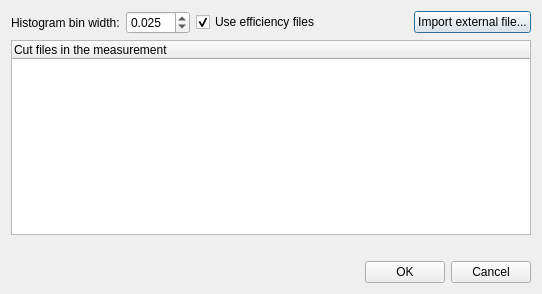
<?xml version="1.0" encoding="UTF-8"?>
<ui version="4.0">
 <class>Dialog</class>
 <widget class="QDialog" name="Dialog">
  <property name="geometry">
   <rect>
    <x>0</x>
    <y>0</y>
    <width>542</width>
    <height>294</height>
   </rect>
  </property>
  <property name="windowTitle">
   <string>Create Energy Spectra</string>
  </property>
  <layout class="QGridLayout" name="gridLayout">
   <item row="2" column="0">
    <layout class="QVBoxLayout" name="verticalLayout">
     <item>
      <layout class="QHBoxLayout" name="horizontalLayout">
       <item>
        <widget class="QLabel" name="histogramTicksLabel">
         <property name="text">
          <string>Histogram bin width:</string>
         </property>
        </widget>
       </item>
       <item>
        <widget class="QDoubleSpinBox" name="histogramTicksDoubleSpinBox">
         <property name="toolTip">
          <string>Define energy spectrum graph's bin width.</string>
         </property>
         <property name="decimals">
          <number>3</number>
         </property>
         <property name="maximum">
          <double>10.000000000000000</double>
         </property>
         <property name="singleStep">
          <double>0.001000000000000</double>
         </property>
         <property name="value">
          <double>0.025000000000000</double>
         </property>
        </widget>
       </item>
       <item>
        <widget class="QCheckBox" name="use_eff_checkbox">
         <property name="toolTip">
          <string>&lt;html&gt;&lt;head/&gt;&lt;body&gt;&lt;p&gt;Determines whether efficiencies are taken into account when plotting measured spectra.&lt;/p&gt;&lt;/body&gt;&lt;/html&gt;</string>
         </property>
         <property name="text">
          <string>Use efficiency files</string>
         </property>
         <property name="checked">
          <bool>true</bool>
         </property>
        </widget>
       </item>
       <item>
        <spacer name="horizontalSpacer">
         <property name="orientation">
          <enum>Qt::Horizontal</enum>
         </property>
         <property name="sizeHint" stdset="0">
          <size>
           <width>40</width>
           <height>20</height>
          </size>
         </property>
        </spacer>
       </item>
       <item>
        <widget class="QPushButton" name="importPushButton">
         <property name="text">
          <string>Import external file...</string>
         </property>
        </widget>
       </item>
      </layout>
     </item>
     <item>
      <layout class="QGridLayout" name="gridLayout_2">
       <item row="0" column="0">
        <widget class="QTreeWidget" name="treeWidget">
         <column>
          <property name="text">
           <string>Cut files in the measurement</string>
          </property>
         </column>
        </widget>
       </item>
      </layout>
     </item>
     <item>
      <widget class="QLabel" name="label_efficiency_files">
       <property name="text">
        <string/>
       </property>
      </widget>
     </item>
     <item>
      <layout class="QHBoxLayout" name="horizontalLayout_2">
       <item>
        <spacer name="horizontalSpacer_2">
         <property name="orientation">
          <enum>Qt::Horizontal</enum>
         </property>
         <property name="sizeHint" stdset="0">
          <size>
           <width>40</width>
           <height>20</height>
          </size>
         </property>
        </spacer>
       </item>
       <item>
        <widget class="QLabel" name="label_status">
         <property name="text">
          <string/>
         </property>
        </widget>
       </item>
       <item>
        <widget class="QPushButton" name="pushButton_OK">
         <property name="text">
          <string>OK</string>
         </property>
        </widget>
       </item>
       <item>
        <widget class="QPushButton" name="pushButton_Cancel">
         <property name="text">
          <string>Cancel</string>
         </property>
        </widget>
       </item>
      </layout>
     </item>
    </layout>
   </item>
  </layout>
 </widget>
 <tabstops>
  <tabstop>histogramTicksDoubleSpinBox</tabstop>
  <tabstop>pushButton_OK</tabstop>
  <tabstop>pushButton_Cancel</tabstop>
 </tabstops>
 <resources/>
 <connections/>
</ui>
